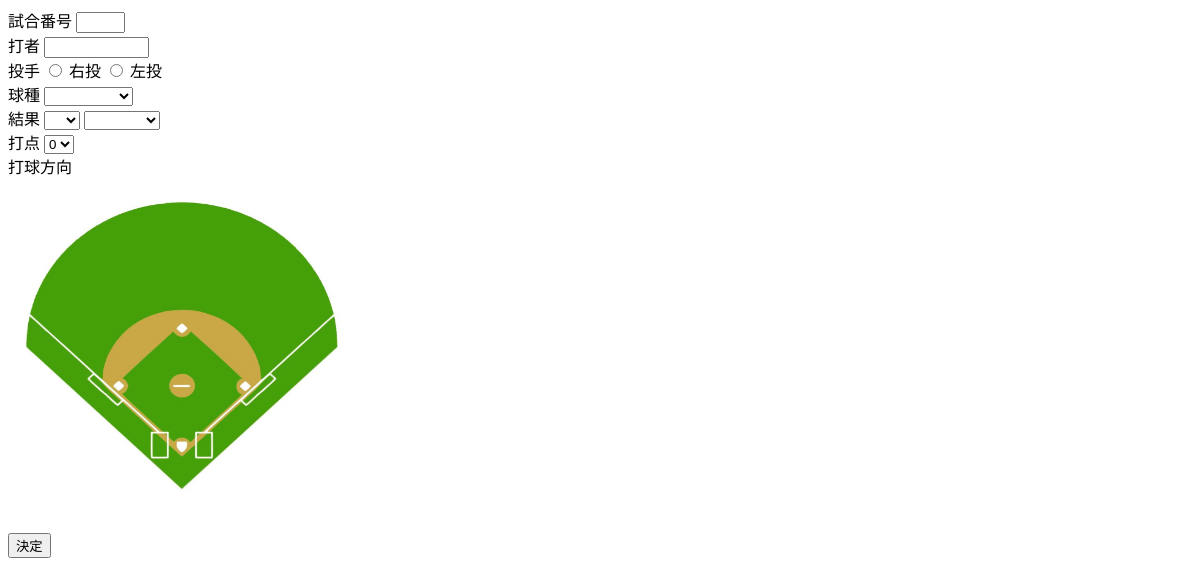
The page /1/update (signed in) on the database as committed earlier.
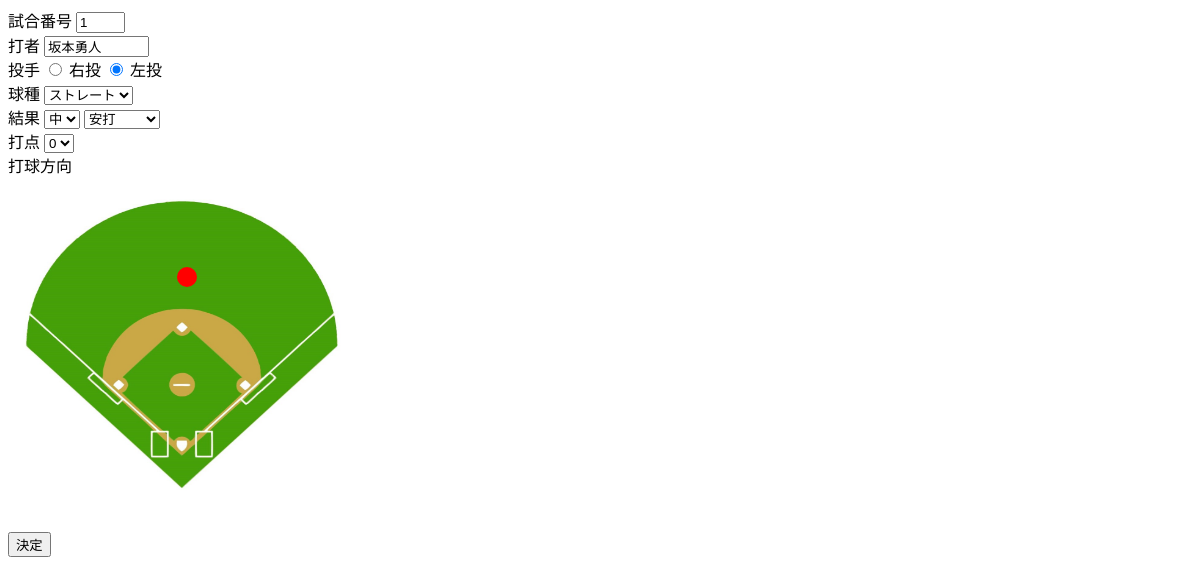
The same page on the database as committed later.
### app.py (models this page shows)
class Bat(db.Model):
    __tablename__ = 'bat'
    id = db.Column(db.Integer, primary_key=True)
    user_id = db.Column(db.Integer, db.ForeignKey('user.id'), nullable=False)
    matchnumber=db.Column(db.String(10))
    BatterName = db.Column(db.String(10))
    hand = db.Column(db.String(3))
    PitchType = db.Column(db.String(10))
    place = db.Column(db.String(10))
    Result = db.Column(db.String(10))
    course = db.Column(db.String(1))
    x = db.Column(db.String(10))
    y = db.Column(db.String(10))
    RBI = db.Column(db.String(1))

### app.py (the view, shortened to what this page needs)
@app.route('/<int:id>/update', methods=['GET', 'POST'])
@login_required
def update(id):
    bat = Bat.query.get(id)
    if request.method == "GET":
        return render_template("update.html", bat=bat)

### app.py (called while the page is built)
@login_manager.user_loader
def load_user(user_id):
    return User.query.get(int(user_id))

### templates/update.html (shortened to what this page needs)
<!DOCTYPE html>
<html lang="ja">
<head>
    <link rel="stylesheet" href="{{url_for('static', filename='css/style.css')}}">
</head>
<body>
<form method="POST">
    <label for="matchnumber">試合番号</label>
    <input type="text" name="matchnumber" id="matchnumber" size="3" value="{{bat.matchnumber}}"><br>
    <label for="playerName">打者</label>
    <input type="text" id="playerName" name="BatterName" size="10" value="{{bat.BatterName}}" required><br>
    投手
    <label><input type="radio" name="hand" value="右投"{% if bat.hand == "右投" %}checked{% endif %}> 右投</label>
    <label><input type="radio" name="hand" value="左投"{% if bat.hand == "左投" %}checked{% endif %}> 左投</label><br>
    球種
    <select id="type-filter" name="PitchType">
        <option></option>
        <option value="ストレート"{% if bat.PitchType == "ストレート" %}selected{% endif %}>ストレート</option>
    </select><br>
    結果
    <select name="place">
        <option value=""{% if bat.place == "" %} selected{% endif %}></option>
        <option value="投"{% if bat.place == "投" %} selected{% endif %}>投</option>
        <option value="中"{% if bat.place == "中" %} selected{% endif %}>中</option>
    </select>
    <select name="Result" required>
        <option value=""></option>
        <option value="ゴロ"{% if bat.Result == "ゴロ" %} selected{% endif %}>ゴロ</option>
        <option value="安打"{% if bat.Result == "安打" %} selected{% endif %}>安打</option>
    </select><br>
    打点
        <select name="RBI">
            <option value="0"{% if bat.RBI == 0 %} selected{% endif %}>0</option>
        </select><br>
    打球方向<br>
    <div id="image-container">
        <img src="{{url_for('static', filename='images/ground.jpg')}}" alt="野球グラウンド" width="350" height="335">
        <div id="marker" class="marker"></div>
    </div>
    <input type="hidden" id="y" name="y" value="{{ bat.y }}"><br>
    <p>
    <button class="BattingResult" type="submit">決定</button>
    </p>
</form>
</body>
</html>

Rows that differ between the two databases and show on the page:
added Bat: matchnumber "1", BatterName "坂本勇人", hand "☐ 右投", hand "☑ 左投", PitchType "ストレート", place "中", Result "安打"
Other text that changed with them:
form field hand: "☐ 右投" → (not shown)
form field hand: "☐ 左投" → (not shown)
